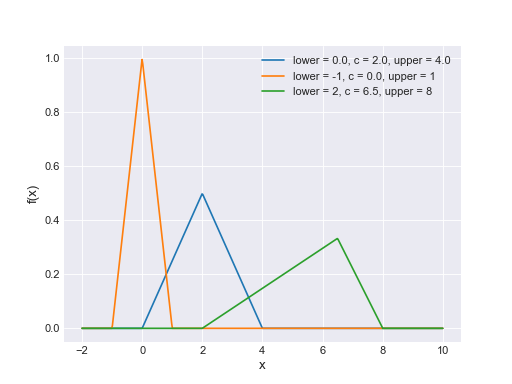

Write Python code to recreate this figure.
import matplotlib.pyplot as plt
import numpy as np
import scipy.stats as st
plt.style.use('seaborn-darkgrid')
x = np.linspace(-2, 10, 500)
lowers = [0., -1, 2]
cs = [2., 0., 6.5]
uppers = [4., 1, 8]
for lower, c, upper in zip(lowers, cs, uppers):
    scale = upper - lower
    c_ = (c - lower) / scale
    pdf = st.triang.pdf(x, loc=lower, c=c_, scale=scale)
    plt.plot(x, pdf, label='lower = {}, c = {}, upper = {}'.format(lower,
                                                                   c,
                                                                   upper))
plt.xlabel('x', fontsize=12)
plt.ylabel('f(x)', fontsize=12)
plt.legend(loc=1)
plt.show()
